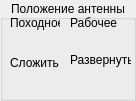
    <widget class="QGroupBox" name="groupBox_19">
     <property name="geometry">
      <rect>
       <x>410</x>
       <y>65</y>
       <width>136</width>
       <height>101</height>
      </rect>
     </property>
     <property name="title">
      <string>Положение антенны</string>
     </property>
     <property name="alignment">
      <set>Qt::AlignCenter</set>
     </property>
     <widget class="QPushButton" name="btnPultPologPohod">
      <property name="geometry">
       <rect>
        <x>20</x>
        <y>30</y>
        <width>20</width>
        <height>20</height>
       </rect>
      </property>
      <property name="maximumSize">
       <size>
        <width>22</width>
        <height>22</height>
       </size>
      </property>
      <property name="text">
       <string/>
      </property>
      <property name="icon">
       <iconset resource="images.qrc">
        <normaloff>:/resourses/greenBtnOff.png</normaloff>:/resourses/greenBtnOff.png</iconset>
      </property>
      <property name="iconSize">
       <size>
        <width>20</width>
        <height>20</height>
       </size>
      </property>
      <property name="flat">
       <bool>true</bool>
      </property>
     </widget>
     <widget class="QPushButton" name="btnPultPologWork">
      <property name="geometry">
       <rect>
        <x>80</x>
        <y>30</y>
        <width>20</width>
        <height>20</height>
       </rect>
      </property>
      <property name="maximumSize">
       <size>
        <width>22</width>
        <height>22</height>
       </size>
      </property>
      <property name="text">
       <string/>
      </property>
      <property name="icon">
       <iconset resource="images.qrc">
        <normaloff>:/resourses/greenBtnOff.png</normaloff>:/resourses/greenBtnOff.png</iconset>
      </property>
      <property name="iconSize">
       <size>
        <width>20</width>
        <height>20</height>
       </size>
      </property>
      <property name="flat">
       <bool>true</bool>
      </property>
     </widget>
     <widget class="QPushButton" name="btnPultPologSlog">
      <property name="geometry">
       <rect>
        <x>20</x>
        <y>70</y>
        <width>20</width>
        <height>20</height>
       </rect>
      </property>
      <property name="maximumSize">
       <size>
        <width>22</width>
        <height>22</height>
       </size>
      </property>
      <property name="text">
       <string/>
      </property>
      <property name="icon">
       <iconset resource="images.qrc">
        <normaloff>:/resourses/greenBtnOff.png</normaloff>:/resourses/greenBtnOff.png</iconset>
      </property>
      <property name="iconSize">
       <size>
        <width>20</width>
        <height>20</height>
       </size>
      </property>
      <property name="flat">
       <bool>true</bool>
      </property>
     </widget>
     <widget class="QPushButton" name="btnPultPologRazv">
      <property name="geometry">
       <rect>
        <x>80</x>
        <y>70</y>
        <width>20</width>
        <height>20</height>
       </rect>
      </property>
      <property name="maximumSize">
       <size>
        <width>22</width>
        <height>22</height>
       </size>
      </property>
      <property name="text">
       <string/>
      </property>
      <property name="icon">
       <iconset resource="images.qrc">
        <normaloff>:/resourses/greenBtnOff.png</normaloff>:/resourses/greenBtnOff.png</iconset>
      </property>
      <property name="iconSize">
       <size>
        <width>20</width>
        <height>20</height>
       </size>
      </property>
      <property name="flat">
       <bool>true</bool>
      </property>
     </widget>
     <widget class="QLabel" name="label_92">
      <property name="geometry">
       <rect>
        <x>10</x>
        <y>15</y>
        <width>50</width>
        <height>16</height>
       </rect>
      </property>
      <property name="text">
       <string>Походное</string>
      </property>
     </widget>
     <widget class="QLabel" name="label_93">
      <property name="geometry">
       <rect>
        <x>10</x>
        <y>55</y>
        <width>50</width>
        <height>16</height>
       </rect>
      </property>
      <property name="text">
       <string>Сложить</string>
      </property>
     </widget>
     <widget class="QLabel" name="label_94">
      <property name="geometry">
       <rect>
        <x>70</x>
        <y>15</y>
        <width>50</width>
        <height>16</height>
       </rect>
      </property>
      <property name="maximumSize">
       <size>
        <width>100</width>
        <height>16777215</height>
       </size>
      </property>
      <property name="text">
       <string>Рабочее</string>
      </property>
     </widget>
     <widget class="QLabel" name="label_95">
      <property name="geometry">
       <rect>
        <x>70</x>
        <y>50</y>
        <width>61</width>
        <height>20</height>
       </rect>
      </property>
      <property name="text">
       <string>Развернуть</string>
      </property>
     </widget>
    </widget>
